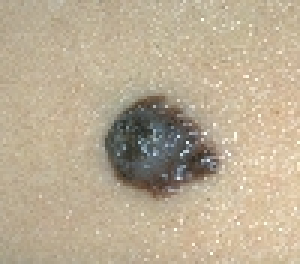
%> input picture Documents/MATLAB/Projet3/img0002.jpg, 100 x 88 px (shown 3 times larger)
$ octave --eval "result = newRazor(imread('img0002.jpg'));"   (GNU Octave 9; MATLAB toolbox functions it lacks are replaced by stand-ins)
%> lines starting %> are read from the running program, lines starting %| are printed output that depends on the picture; in (x1, y1, x2, y2) boxes, pixels count from 0 and x2, y2 are one past the last pixel; in counts of white or black regions, pixels touching at a corner belong together; the program's own positions count from 1
function [ imageOut ] = newRazor( imageIn )
%UNTITLED Summary of this function goes here
%   Detailed explanation goes here

    dilation_strength = 3;
    R = imclose(imageIn(:,:,1),strel('disk',dilation_strength));
    G = imclose(imageIn(:,:,2),strel('disk',dilation_strength));
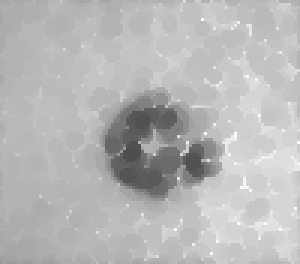
%> G: size 88x100 uint8 (shown 3 times larger); min 78, max 254, mean 183.4
    B = imclose(imageIn(:,:,3),strel('disk',dilation_strength));
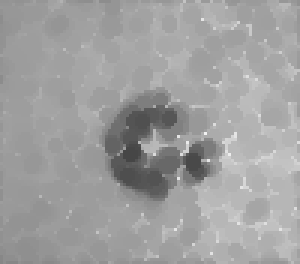
%> B: size 88x100 uint8 (shown 3 times larger); min 70, max 242, mean 159.3
    dilatedImage(:,:,1) = R;
    dilatedImage(:,:,2) = G;
    dilatedImage(:,:,3) = B;

    imageGray = rgb2gray(imageIn);

    % bottom hat to get hair
    se = strel('disk',1);
    imageGray = imadjust(imageGray);
    imageGray = imsharpen(imageGray);
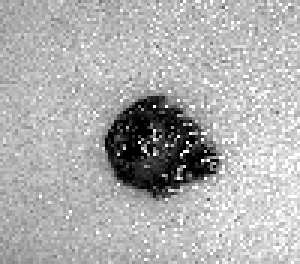
%> imageGray: size 88x100 uint8 (shown 3 times larger); min 0, max 255, mean 174.7
    imageC = imbothat(imageGray,se);
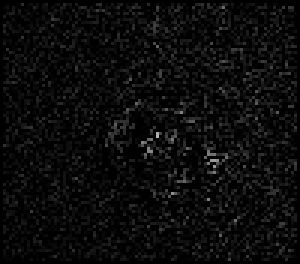
%> imageC: size 88x100 uint8 (shown 3 times larger); min 0, max 180, mean 11.4

    % invert image
    inverseImageC = 255 - imageC;
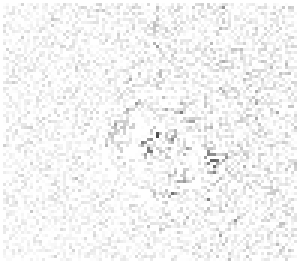
%> inverseImageC: size 88x100 uint8 (shown 3 times larger); min 75, max 255, mean 243.6
    figure, imshow(imageC);

    % to binary
    image_bw = imbinarize(inverseImageC,0.97);
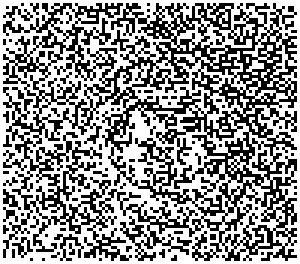
%> image_bw: size 88x100 logical (shown 3 times larger); 56.7% white; black in thin lines or dots
    image_bw = imerode(image_bw,strel('disk',1));
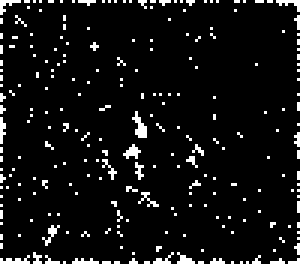
%> image_bw: size 88x100 logical (shown 3 times larger); 6.8% white in thin lines or dots
    figure;
    imshow(image_bw);

    %use large median filter for pixels with darker background on the original image%
    [Row,Column] = size(image_bw);
%> Row = 88; Column = 100
    new_image = imageIn;
%> new_image is the input picture: size 88x100x3 uint8; mean R, G, B 186.5, 172.1, 147.6
    for R = 1:Row
        for C = 1: Column
            pixel = image_bw(R,C);
            if pixel == 0
                for RGB = 1:3
                    new_image(R,C,RGB) = dilatedImage(R,C,RGB);
                end
            end
        end
    end


    new_image=imsharpen(new_image);
    imshow(new_image)

    imageOut = new_image;


end

$ run again, on Documents/MATLAB/Projet3/U1.jpg
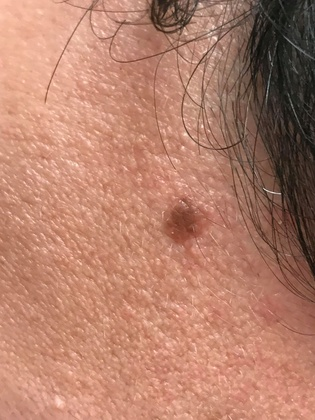
%> input picture Documents/MATLAB/Projet3/U1.jpg, 315 x 420 px, shrunk from 1536 x 2048 before the run
%> in newRazor, `image_bw = imbinarize(inverseImageC,0.97);`:
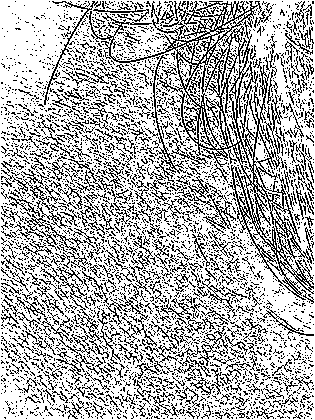
%> image_bw: size 420x315 logical; 70.1% white; black in thin lines or dots
%> in newRazor, `image_bw = imerode(image_bw,strel('disk',1));`:
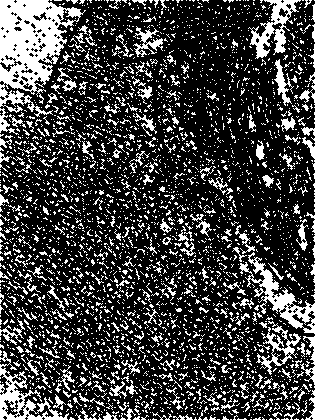
%> image_bw: size 420x315 logical; 24.8% white; 3243 white regions (2982 under 20 px), largest, box (x1, y1, x2, y2) and area: (0, 0, 86, 117) 4976, (239, 252, 315, 334) 1498, (0, 351, 69, 420) 1318
%> in newRazor, new_image is the input picture: size 420x315x3 uint8; mean R, G, B 180.6, 128, 107.6

$ run again, on Documents/MATLAB/Projet3/U2.jpg
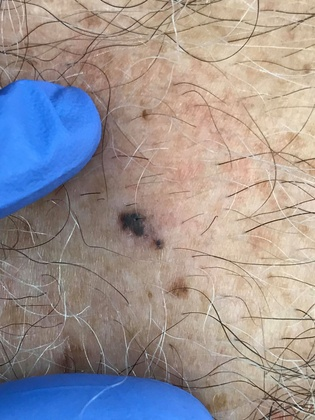
%> input picture Documents/MATLAB/Projet3/U2.jpg, 315 x 420 px, shrunk from 1536 x 2048 before the run
%> in newRazor, `image_bw = imerode(image_bw,strel('disk',1));`:
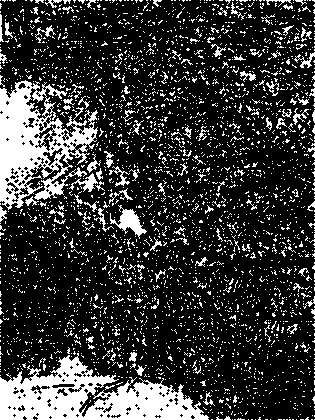
%> image_bw: size 420x315 logical; 21.2% white; 3328 white regions (3212 under 20 px), largest, box (x1, y1, x2, y2) and area: (0, 353, 209, 420) 7138, (0, 80, 98, 210) 6107, (110, 205, 147, 239) 463
%> in newRazor, new_image is the input picture: size 420x315x3 uint8; mean R, G, B 155.3, 147.6, 148.8
